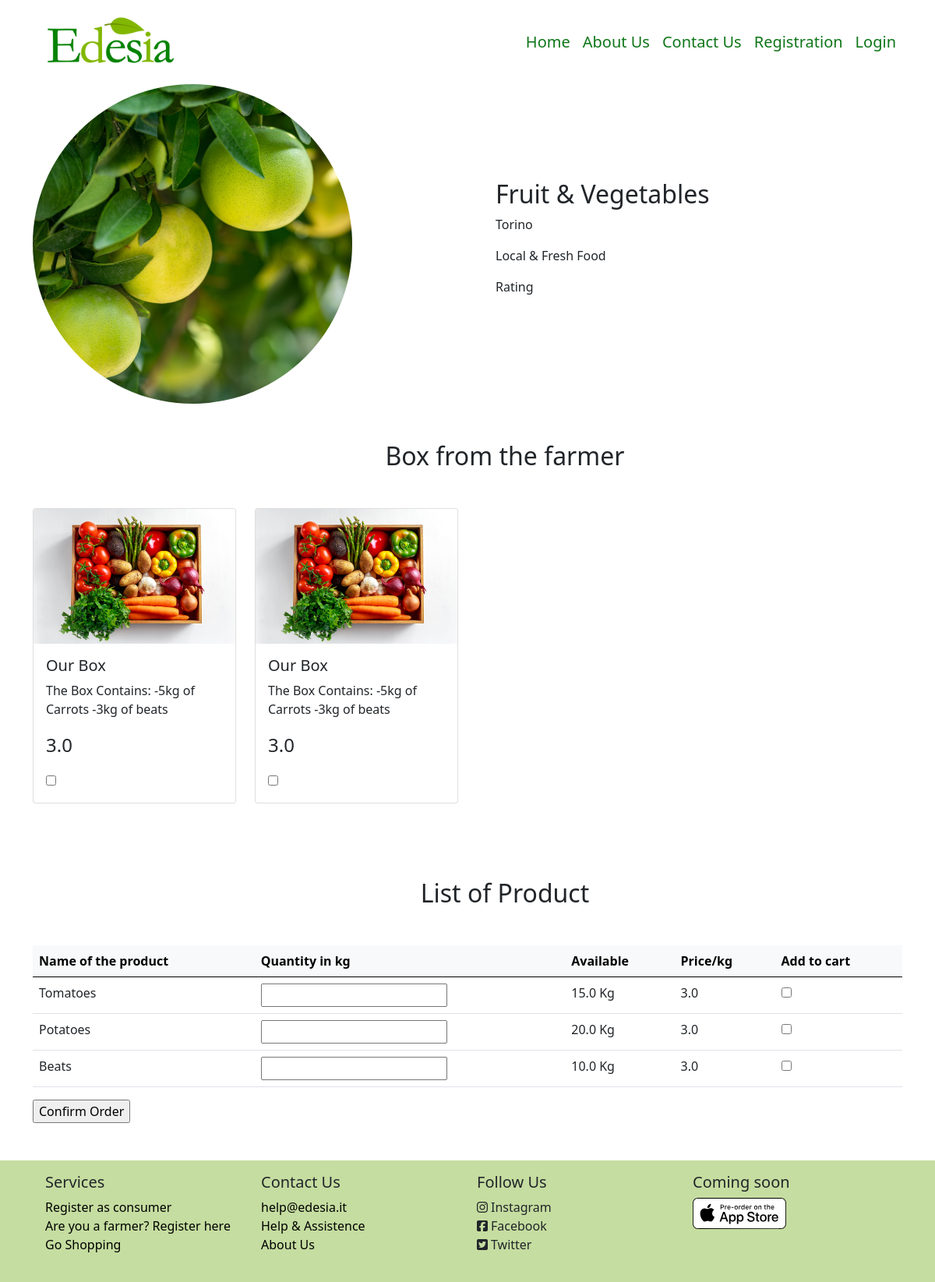
Page /farmer_store/2 on the committed database.
### model.py (models this page shows, shortened)
class Supplier (db.Model):
    id = db.Column(db.Integer, db.ForeignKey('user.id'), primary_key=True)
    supplier_name = db.Column(db.String(50), nullable=False)
    supplier_address = db.Column(db.String(50), nullable=False)
    supplier_city = db.Column(db.String(50))
    supplier_phone = db.Column(db.String(12), nullable=False)
    piva = db.Column(db.String(25), nullable=False)
    description = db.Column(db.String(500), nullable=True)
    __mapper_args__ = {
        'polymorphic_identity': 'supplier',
    }

class Product (db.Model):
    id = db.Column(db.Integer, primary_key=True)
    box = db.Column(db.Boolean)
    supplier_id = db.Column(db.Integer, db.ForeignKey('supplier.id'))
    name = db.Column(db.String, nullable=False)
    price = db.Column(db.Float, nullable=False)
    quantity = db.Column(db.Float, nullable=False)
    description = db.Column(db.Text)

### app.py (the view)
@app.route('/farmer_store/<int:id>', methods=['GET', 'POST'])
def farmer_store(id):
    supplier = Supplier.query.filter_by(id=id).first()
    products = Product.query.filter(Product.supplier_id==id, Product.box==False, Product.quantity>0.0).all()
    boxes = Product.query.filter(Product.supplier_id==id, Product.box==True, Product.quantity>0.0).all()
    min_entries = len(products)+len(boxes)
    class LocalForm(OrderForm):pass
    LocalForm.order = FieldList(FormField(OrderEntryForm), min_entries=min_entries)
    form=LocalForm()
    reviews = Review.query.filter_by(supplier_id=id).all()
    return render_template("Pages/farmer_store.html", supplier=supplier, products=products, boxes=boxes, form=form, reviews=reviews)

### app.py
    class LocalForm(OrderForm):pass

### form.py
class OrderEntryForm(FlaskForm):
    name = StringField()
    quantity = FloatField('Quantity')
    price = FloatField()
    to_order = BooleanField('Add Product')
    box=BooleanField()

### templates/Pages/farmer_store.html (shortened to what this page needs)
{% extends 'Components/base.html' %}
{% block body %}
    <div class="container-lg">
        <div class="row row-cols-lg-2">
            <div class="col-lg">
                <img src="/static/images/fahd-khan-mrFdBdTlElk-unsplash.jpg" class="img-fluid rounded-circle w-75">
            </div>
            <div class="col-lg m-auto">
                <div class="container-fluid">
                    <h2>{{ supplier.supplier_name }}</h2>
                    <p>{{ supplier.supplier_address }}</p>
                    <p style="text-align: justify">{{ supplier.description }}</p>
                    <p>Rating</p>
                </div>
            </div>
        </div>
    </div>
    <div class="container-lg">
        <div class="container-fluid m-5">
            <h2 class="text-center">Box from the farmer</h2>
        </div>
        <form action="{{ url_for('order_func', id = supplier.id) }}" method="post">
            <div class="row row-cols-md-4">
                {% for i in range(boxes|length) %}
                    <div class="col-md">
                        <div class="card mb-5">
                            <img src="/static/images/box.png" class="card-img-top">
                            <div class="card-body">
                                <h5 class="card-title">{{ boxes[i].name }}</h5>
                                <p class="card-text">{{ boxes[i].description }}</p>
                                <p class="card-text fs-4">{{ boxes[i].price }}</p>
                                 <td>{{ form.order[i].box }}</td>
                            </div>
                        </div>
                    </div>
                {% endfor %}
            </div>
            <div class="container-fluid m-5">
                <h2 class="text-center">List of Product</h2>
            </div>
            <div class="table-responsive-lg">
                <table class="table table-hover">
                    <thead class="table-light">
                    <tr>
                        <th scope="col">Name of the product</th>
                        <th scope="col">Quantity in kg</th>
                        <th scope="col">Available</th>
                        <th scope="col">Price/kg</th>
                        <th scope="col">Add to cart</th>
                    </tr>
                    </thead>
                    <tbody>
                    {% for i in range(products|length) %}
                        <tr>
                            <td scope="row">{{ products[i].name }}</td>
                            <td>{{ form.order[i].quantity }}</td>
                            <td>{{ products[i].quantity }} Kg</td>
                            <td>{{ products[i].price }}</td>
                            <td>{{ form.order[i].to_order }}</td>
                        </tr>
                    {% endfor %}
                    </tbody>
                </table>
            </div>
            {{ form.submit }}
        </form>
    </div>
{% endblock %}

### templates/Components/base.html (shortened to what this page needs)
<!DOCTYPE html>
<html lang="en">
<head>
    {% block head %}
        <link href="/static/personal.css" rel="stylesheet">
        <link href="/static/bootstrap/css/bootstrap.css" rel="stylesheet">
    {% endblock %}
</head>
<body>
{% block navbar %}
    <nav class="navbar navbar-expand-lg">
        <div class="container-lg">
            <a class="navbar-brand" href="{{ url_for('homepage') }}">
                <img src="/static/images/logo_no_slogan.png" class="img-fluid ratio-21x9" width="200">
            </a>
            <div class="navbar-nav fs-5" id="navbarItem">
                <a class="nav-link"  href="{{ url_for('homepage') }}">Home</a>
                <a class="nav-link" href="{{ url_for('about_us') }}">About Us</a>
                <a class="nav-link" href="{{ url_for('contact_us') }}">Contact Us</a>
                {% if current_user.is_authenticated %}
                    {% if session['roleid'] == 1 %}
                         <a class="nav-link" href="{{ url_for('supplier', id=session['id'], page='orders') }}">Profile</a>
                    {% elif  session['roleid'] == 2 %}
                        <a class="nav-link" href="{{ url_for('consumer', id=session['id']) }}">Profile</a>
                    {% endif %}
                    <a class="nav-link" href="{{ url_for('logout') }}">Logout</a>
                {% else %}
                    <a class="nav-link" href="{{ url_for('registration', type_user='general') }}">Registration</a>
                    <a class="nav-link" href="{{ url_for('login') }}">Login</a>
                {% endif %}
            </div>
        </div>
    </nav>
{% endblock %}
{% block body %}
{% endblock %}
{% block footer %}
    <div class="container-fluid mt-5" style="background-color: #C5DDA0">
        <div class="container-lg" id="footer">
            <div class="row row-cols-md-4 p-3">
                <div class="col-md pb-1 m-auto navbar-light">
                    <h5>Services</h5>
                    <ul class="list-unstyled">
                        <li><a>Register as consumer</a></li>
                        <li><a >Are you a farmer? Register here</a></li>
                        <li><a href="#search">Go Shopping</a></li>
                    </ul>
                </div>
                 <div class="col-md pb-1 m-auto">
                    <h5>Contact Us</h5>
                    <ul class="list-unstyled">
                        <li><a href="mailto:help@edesia.it">help@edesia.it</a></li>
                        <li><a >Help & Assistence</a></li>
                        <li><a href="{{ url_for('about_us') }}">About Us</a></li>
                    </ul>
                </div>
                 <div class="col-md pb-1 m-auto">
                     <h5>Follow Us</h5>
                     <ul class="list-unstyled">
                         <li><i class="fab fa-instagram pe-1"></i>Instagram</li>
                         <li><i class="fab fa-facebook-square pe-1"></i>Facebook</li>
                         <li><i class="fab fa-twitter-square pe-1"></i>Twitter</li>
                     </ul>
                </div>
                 <div class="col-md pb-1">
                     <h5>Coming soon</h5>
                     <img src="/static/images/homepage/coming_soon_apple.svg" class="img-fluid">
                </div>
            </div>
        </div>
    </div>
{% endblock %}
</body>
</html>

### static/personal.css (style rules this page uses)
.nav-link { color: #0F7619; }
#footer a { text-decoration: none; color: black; }

### rows in the picture
Supplier: supplier_name "Fruit & Vegetables", supplier_address "Torino", description "Local & Fresh Food"
Product: name "Our Box", description "The Box Contains: -5kg of Carrots -3kg of beats", price "3.0"
Product: name "Our Box", description "The Box Contains: -5kg of Carrots -3kg of beats", price "3.0"
Product: name "Tomatoes", quantity "15.0", price "3.0"
Product: name "Potatoes", quantity "20.0", price "3.0"
Product: name "Beats", quantity "10.0", price "3.0"
